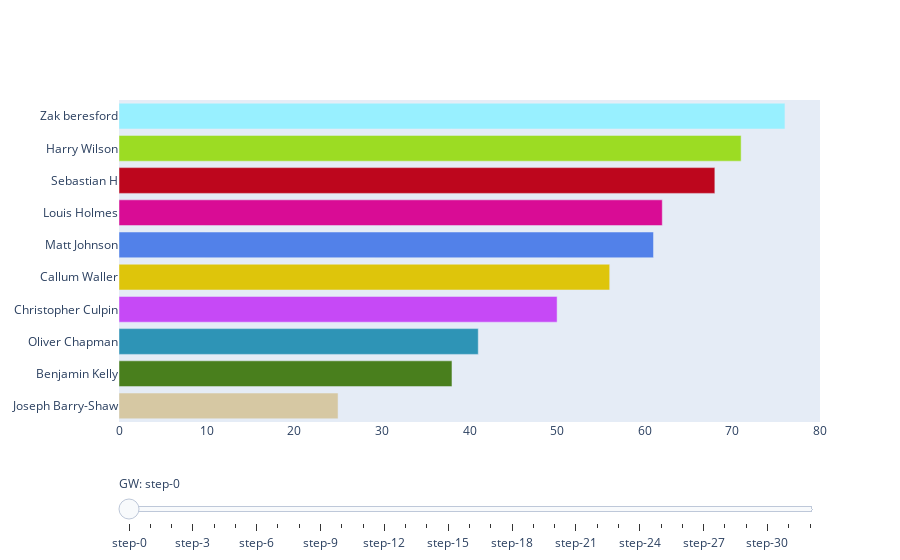

Notebook cell for this chart:
### Code cell
plot_timeseries_bar_by_gw(gameweek_totals_df,colour_dict,team_data_df)

### Figure 1 — Plotly figure (JSON) as saved in the notebook; plotly's stock layout.template omitted (floating-point values rounded to 4 significant figures)
{"data": [{"marker": {"color": ["#D6C8A3", "#497F1D", "#2E94B6", "#C649F6", "#DEC50B", "#5281E9", "#D90C95", "#BD061D", "#9CDC23", "#98F0FF"]}, "orientation": "h", "type": "bar", "visible": true, "x": [25, 38, 41, 50, 56, 61, 62, 68, 71, 76], "y": ["Joseph Barry-Shaw", "Benjamin Kelly", "Oliver Chapman", "Christopher Culpin", "Callum Waller", "Matt Johnson", "Louis Holmes", "Sebastian H", "Harry Wilson", "Zak beresford"]}, {"marker": {"color": ["#D6C8A3", "#497F1D", "#2E94B6", "#BD061D", "#DEC50B", "#C649F6", "#D90C95", "#9CDC23", "#98F0FF", "#5281E9"]}, "orientation": "h", "type": "bar", "visible": false, "x": [62, 80, 94, 96, 100, 101, 107, 114, 119, 128], "y": ["Joseph Barry-Shaw", "Benjamin Kelly", "Oliver Chapman", "Sebastian H", "Callum Waller", "Christopher Culpin", "Louis Holmes", "Harry Wilson", "Zak beresford", "Matt Johnson"]}, {"marker": {"color": ["#D6C8A3", "#BD061D", "#497F1D", "#2E94B6", "#D90C95", "#98F0FF", "#DEC50B", "#5281E9", "#C649F6", "#9CDC23"]}, "orientation": "h", "type": "bar", "visible": false, "x": [94, 121, 121, 128, 139, 145, 151, 152, 158, 160], "y": ["Joseph Barry-Shaw", "Sebastian H", "Benjamin Kelly", "Oliver Chapman", "Louis Holmes", "Zak beresford", "Callum Waller", "Matt Johnson", "Christopher Culpin", "Harry Wilson"]}, {"marker": {"color": ["#D6C8A3", "#497F1D", "#BD061D", "#2E94B6", "#D90C95", "#98F0FF", "#C649F6", "#5281E9", "#9CDC23", "#DEC50B"]}, "orientation": "h", "type": "bar", "visible": false, "x": [143, 166, 196, 198, 200, 209, 224, 226, 234, 237], "y": ["Joseph Barry-Shaw", "Benjamin Kelly", "Sebastian H", "Oliver Chapman", "Louis Holmes", "Zak beresford", "Christopher Culpin", "Matt Johnson", "Harry Wilson", "Callum Waller"]}, {"marker": {"color": ["#D6C8A3", "#497F1D", "#2E94B6", "#BD061D", "#D90C95", "#98F0FF", "#5281E9", "#C649F6", "#DEC50B", "#9CDC23"]}, "orientation": "h", "type": "bar", "visible": false, "x": [180, 211, 242, 251, 254, 255, 265, 268, 277, 292], "y": ["Joseph Barry-Shaw", "Benjamin Kelly", "Oliver Chapman", "Sebastian H", "Louis Holmes", "Zak beresford", "Matt Johnson", "Christopher Culpin", "Callum Waller", "Harry Wilson"]}, {"marker": {"color": ["#D6C8A3", "#497F1D", "#2E94B6", "#C649F6", "#BD061D", "#DEC50B", "#5281E9", "#98F0FF", "#D90C95", "#9CDC23"]}, "orientation": "h", "type": "bar", "visible": false, "x": [237, 284, 288, 301, 304, 323, 331, 337, 354, 370], "y": ["Joseph Barry-Shaw", "Benjamin Kelly", "Oliver Chapman", "Christopher Culpin", "Sebastian H", "Callum Waller", "Matt Johnson", "Zak beresford", "Louis Holmes", "Harry Wilson"]}, {"marker": {"color": ["#D6C8A3", "#C649F6", "#497F1D", "#98F0FF", "#BD061D", "#2E94B6", "#DEC50B", "#5281E9", "#9CDC23", "#D90C95"]}, "orientation": "h", "type": "bar", "visible": false, "x": [308, 331, 332, 341, 354, 362, 367, 396, 404, 412], "y": ["Joseph Barry-Shaw", "Christopher Culpin", "Benjamin Kelly", "Zak beresford", "Sebastian H", "Oliver Chapman", "Callum Waller", "Matt Johnson", "Harry Wilson", "Louis Holmes"]}, {"marker": {"color": ["#D6C8A3", "#C649F6", "#497F1D", "#98F0FF", "#2E94B6", "#BD061D", "#DEC50B", "#5281E9", "#9CDC23", "#D90C95"]}, "orientation": "h", "type": "bar", "visible": false, "x": [372, 378, 380, 390, 393, 401, 409, 440, 452, 469], "y": ["Joseph Barry-Shaw", "Christopher Culpin", "Benjamin Kelly", "Zak beresford", "Oliver Chapman", "Sebastian H", "Callum Waller", "Matt Johnson", "Harry Wilson", "Louis Holmes"]}, {"marker": {"color": ["#D6C8A3", "#DEC50B", "#497F1D", "#BD061D", "#C649F6", "#98F0FF", "#2E94B6", "#9CDC23", "#5281E9", "#D90C95"]}, "orientation": "h", "type": "bar", "visible": false, "x": [437, 444, 447, 452, 453, 455, 463, 504, 509, 550], "y": ["Joseph Barry-Shaw", "Callum Waller", "Benjamin Kelly", "Sebastian H", "Christopher Culpin", "Zak beresford", "Oliver Chapman", "Harry Wilson", "Matt Johnson", "Louis Holmes"]}, {"marker": {"color": ["#D6C8A3", "#497F1D", "#98F0FF", "#C649F6", "#DEC50B", "#BD061D", "#9CDC23", "#2E94B6", "#5281E9", "#D90C95"]}, "orientation": "h", "type": "bar", "visible": false, "x": [482, 504, 520, 533, 538, 548, 554, 561, 581, 620], "y": ["Joseph Barry-Shaw", "Benjamin Kelly", "Zak beresford", "Christopher Culpin", "Callum Waller", "Sebastian H", "Harry Wilson", "Oliver Chapman", "Matt Johnson", "Louis Holmes"]}, {"marker": {"color": ["#D6C8A3", "#497F1D", "#98F0FF", "#DEC50B", "#C649F6", "#BD061D", "#9CDC23", "#2E94B6", "#5281E9", "#D90C95"]}, "orientation": "h", "type": "bar", "visible": false, "x": [517, 544, 556, 561, 578, 581, 587, 589, 600, 657], "y": ["Joseph Barry-Shaw", "Benjamin Kelly", "Zak beresford", "Callum Waller", "Christopher Culpin", "Sebastian H", "Harry Wilson", "Oliver Chapman", "Matt Johnson", "Louis Holmes"]}, {"marker": {"color": ["#D6C8A3", "#98F0FF", "#497F1D", "#DEC50B", "#C649F6", "#BD061D", "#2E94B6", "#5281E9", "#9CDC23", "#D90C95"]}, "orientation": "h", "type": "bar", "visible": false, "x": [557, 576, 604, 620, 639, 646, 649, 653, 658, 716], "y": ["Joseph Barry-Shaw", "Zak beresford", "Benjamin Kelly", "Callum Waller", "Christopher Culpin", "Sebastian H", "Oliver Chapman", "Matt Johnson", "Harry Wilson", "Louis Holmes"]}, {"marker": {"color": ["#D6C8A3", "#98F0FF", "#497F1D", "#DEC50B", "#2E94B6", "#BD061D", "#5281E9", "#C649F6", "#9CDC23", "#D90C95"]}, "orientation": "h", "type": "bar", "visible": false, "x": [598, 625, 656, 658, 684, 691, 694, 701, 726, 773], "y": ["Joseph Barry-Shaw", "Zak beresford", "Benjamin Kelly", "Callum Waller", "Oliver Chapman", "Sebastian H", "Matt Johnson", "Christopher Culpin", "Harry Wilson", "Louis Holmes"]}, {"marker": {"color": ["#D6C8A3", "#98F0FF", "#DEC50B", "#497F1D", "#C649F6", "#2E94B6", "#BD061D", "#5281E9", "#9CDC23", "#D90C95"]}, "orientation": "h", "type": "bar", "visible": false, "x": [673, 677, 694, 716, 734, 737, 737, 757, 769, 841], "y": ["Joseph Barry-Shaw", "Zak beresford", "Callum Waller", "Benjamin Kelly", "Christopher Culpin", "Oliver Chapman", "Sebastian H", "Matt Johnson", "Harry Wilson", "Louis Holmes"]}, {"marker": {"color": ["#98F0FF", "#D6C8A3", "#DEC50B", "#C649F6", "#497F1D", "#2E94B6", "#BD061D", "#5281E9", "#9CDC23", "#D90C95"]}, "orientation": "h", "type": "bar", "visible": false, "x": [704, 714, 721, 761, 776, 778, 789, 790, 810, 867], "y": ["Zak beresford", "Joseph Barry-Shaw", "Callum Waller", "Christopher Culpin", "Benjamin Kelly", "Oliver Chapman", "Sebastian H", "Matt Johnson", "Harry Wilson", "Louis Holmes"]}, {"marker": {"color": ["#98F0FF", "#D6C8A3", "#DEC50B", "#C649F6", "#2E94B6", "#BD061D", "#5281E9", "#9CDC23", "#497F1D", "#D90C95"]}, "orientation": "h", "type": "bar", "visible": false, "x": [723, 732, 741, 801, 807, 821, 828, 833, 833, 910], "y": ["Zak beresford", "Joseph Barry-Shaw", "Callum Waller", "Christopher Culpin", "Oliver Chapman", "Sebastian H", "Matt Johnson", "Harry Wilson", "Benjamin Kelly", "Louis Holmes"]}, {"marker": {"color": ["#DEC50B", "#D6C8A3", "#98F0FF", "#C649F6", "#2E94B6", "#5281E9", "#9CDC23", "#BD061D", "#497F1D", "#D90C95"]}, "orientation": "h", "type": "bar", "visible": false, "x": [773, 783, 783, 834, 865, 870, 872, 876, 876, 943], "y": ["Callum Waller", "Joseph Barry-Shaw", "Zak beresford", "Christopher Culpin", "Oliver Chapman", "Matt Johnson", "Harry Wilson", "Sebastian H", "Benjamin Kelly", "Louis Holmes"]}, {"marker": {"color": ["#DEC50B", "#D6C8A3", "#98F0FF", "#C649F6", "#5281E9", "#497F1D", "#2E94B6", "#BD061D", "#9CDC23", "#D90C95"]}, "orientation": "h", "type": "bar", "visible": false, "x": [809, 824, 828, 864, 908, 917, 923, 924, 935, 991], "y": ["Callum Waller", "Joseph Barry-Shaw", "Zak beresford", "Christopher Culpin", "Matt Johnson", "Benjamin Kelly", "Oliver Chapman", "Sebastian H", "Harry Wilson", "Louis Holmes"]}, {"marker": {"color": ["#DEC50B", "#D6C8A3", "#98F0FF", "#C649F6", "#497F1D", "#5281E9", "#2E94B6", "#9CDC23", "#BD061D", "#D90C95"]}, "orientation": "h", "type": "bar", "visible": false, "x": [862, 865, 865, 911, 947, 954, 963, 973, 980, 1028], "y": ["Callum Waller", "Joseph Barry-Shaw", "Zak beresford", "Christopher Culpin", "Benjamin Kelly", "Matt Johnson", "Oliver Chapman", "Harry Wilson", "Sebastian H", "Louis Holmes"]}, {"marker": {"color": ["#DEC50B", "#D6C8A3", "#98F0FF", "#C649F6", "#5281E9", "#497F1D", "#BD061D", "#9CDC23", "#2E94B6", "#D90C95"]}, "orientation": "h", "type": "bar", "visible": false, "x": [909, 917, 939, 953, 1016, 1020, 1032, 1039, 1040, 1104], "y": ["Callum Waller", "Joseph Barry-Shaw", "Zak beresford", "Christopher Culpin", "Matt Johnson", "Benjamin Kelly", "Sebastian H", "Harry Wilson", "Oliver Chapman", "Louis Holmes"]}, {"marker": {"color": ["#DEC50B", "#D6C8A3", "#98F0FF", "#C649F6", "#497F1D", "#5281E9", "#BD061D", "#9CDC23", "#2E94B6", "#D90C95"]}, "orientation": "h", "type": "bar", "visible": false, "x": [952, 959, 991, 1005, 1043, 1045, 1085, 1092, 1110, 1133], "y": ["Callum Waller", "Joseph Barry-Shaw", "Zak beresford", "Christopher Culpin", "Benjamin Kelly", "Matt Johnson", "Sebastian H", "Harry Wilson", "Oliver Chapman", "Louis Holmes"]}, {"marker": {"color": ["#DEC50B", "#D6C8A3", "#98F0FF", "#C649F6", "#497F1D", "#5281E9", "#9CDC23", "#BD061D", "#D90C95", "#2E94B6"]}, "orientation": "h", "type": "bar", "visible": false, "x": [994, 1020, 1040, 1056, 1095, 1126, 1148, 1155, 1183, 1183], "y": ["Callum Waller", "Joseph Barry-Shaw", "Zak beresford", "Christopher Culpin", "Benjamin Kelly", "Matt Johnson", "Harry Wilson", "Sebastian H", "Louis Holmes", "Oliver Chapman"]}, {"marker": {"color": ["#DEC50B", "#98F0FF", "#C649F6", "#D6C8A3", "#497F1D", "#5281E9", "#BD061D", "#9CDC23", "#D90C95", "#2E94B6"]}, "orientation": "h", "type": "bar", "visible": false, "x": [1030, 1092, 1110, 1114, 1157, 1172, 1197, 1203, 1262, 1263], "y": ["Callum Waller", "Zak beresford", "Christopher Culpin", "Joseph Barry-Shaw", "Benjamin Kelly", "Matt Johnson", "Sebastian H", "Harry Wilson", "Louis Holmes", "Oliver Chapman"]}, {"marker": {"color": ["#DEC50B", "#98F0FF", "#D6C8A3", "#C649F6", "#497F1D", "#5281E9", "#BD061D", "#9CDC23", "#D90C95", "#2E94B6"]}, "orientation": "h", "type": "bar", "visible": false, "x": [1086, 1157, 1188, 1191, 1217, 1232, 1249, 1265, 1332, 1341], "y": ["Callum Waller", "Zak beresford", "Joseph Barry-Shaw", "Christopher Culpin", "Benjamin Kelly", "Matt Johnson", "Sebastian H", "Harry Wilson", "Louis Holmes", "Oliver Chapman"]}, {"marker": {"color": ["#DEC50B", "#98F0FF", "#D6C8A3", "#497F1D", "#C649F6", "#5281E9", "#BD061D", "#9CDC23", "#2E94B6", "#D90C95"]}, "orientation": "h", "type": "bar", "visible": false, "x": [1145, 1229, 1263, 1281, 1283, 1288, 1329, 1335, 1399, 1424], "y": ["Callum Waller", "Zak beresford", "Joseph Barry-Shaw", "Benjamin Kelly", "Christopher Culpin", "Matt Johnson", "Sebastian H", "Harry Wilson", "Oliver Chapman", "Louis Holmes"]}, {"marker": {"color": ["#DEC50B", "#98F0FF", "#497F1D", "#C649F6", "#D6C8A3", "#5281E9", "#BD061D", "#9CDC23", "#2E94B6", "#D90C95"]}, "orientation": "h", "type": "bar", "visible": false, "x": [1192, 1261, 1309, 1322, 1324, 1326, 1360, 1371, 1436, 1453], "y": ["Callum Waller", "Zak beresford", "Benjamin Kelly", "Christopher Culpin", "Joseph Barry-Shaw", "Matt Johnson", "Sebastian H", "Harry Wilson", "Oliver Chapman", "Louis Holmes"]}, {"marker": {"color": ["#DEC50B", "#98F0FF", "#497F1D", "#C649F6", "#5281E9", "#D6C8A3", "#BD061D", "#9CDC23", "#2E94B6", "#D90C95"]}, "orientation": "h", "type": "bar", "visible": false, "x": [1259, 1309, 1366, 1377, 1400, 1406, 1413, 1424, 1495, 1508], "y": ["Callum Waller", "Zak beresford", "Benjamin Kelly", "Christopher Culpin", "Matt Johnson", "Joseph Barry-Shaw", "Sebastian H", "Harry Wilson", "Oliver Chapman", "Louis Holmes"]}, {"marker": {"color": ["#DEC50B", "#98F0FF", "#C649F6", "#497F1D", "#5281E9", "#D6C8A3", "#BD061D", "#9CDC23", "#2E94B6", "#D90C95"]}, "orientation": "h", "type": "bar", "visible": false, "x": [1304, 1367, 1419, 1423, 1453, 1454, 1459, 1473, 1540, 1554], "y": ["Callum Waller", "Zak beresford", "Christopher Culpin", "Benjamin Kelly", "Matt Johnson", "Joseph Barry-Shaw", "Sebastian H", "Harry Wilson", "Oliver Chapman", "Louis Holmes"]}, {"marker": {"color": ["#DEC50B", "#98F0FF", "#C649F6", "#497F1D", "#D6C8A3", "#5281E9", "#BD061D", "#9CDC23", "#2E94B6", "#D90C95"]}, "orientation": "h", "type": "bar", "visible": false, "x": [1320, 1372, 1420, 1440, 1466, 1474, 1478, 1509, 1550, 1570], "y": ["Callum Waller", "Zak beresford", "Christopher Culpin", "Benjamin Kelly", "Joseph Barry-Shaw", "Matt Johnson", "Sebastian H", "Harry Wilson", "Oliver Chapman", "Louis Holmes"]}, {"marker": {"color": ["#DEC50B", "#98F0FF", "#C649F6", "#497F1D", "#D6C8A3", "#5281E9", "#BD061D", "#9CDC23", "#2E94B6", "#D90C95"]}, "orientation": "h", "type": "bar", "visible": false, "x": [1379, 1433, 1457, 1497, 1522, 1527, 1543, 1558, 1621, 1643], "y": ["Callum Waller", "Zak beresford", "Christopher Culpin", "Benjamin Kelly", "Joseph Barry-Shaw", "Matt Johnson", "Sebastian H", "Harry Wilson", "Oliver Chapman", "Louis Holmes"]}, {"marker": {"color": ["#DEC50B", "#98F0FF", "#C649F6", "#497F1D", "#5281E9", "#D6C8A3", "#BD061D", "#9CDC23", "#2E94B6", "#D90C95"]}, "orientation": "h", "type": "bar", "visible": false, "x": [1421, 1502, 1507, 1544, 1556, 1583, 1617, 1626, 1665, 1721], "y": ["Callum Waller", "Zak beresford", "Christopher Culpin", "Benjamin Kelly", "Matt Johnson", "Joseph Barry-Shaw", "Sebastian H", "Harry Wilson", "Oliver Chapman", "Louis Holmes"]}, {"marker": {"color": ["#DEC50B", "#98F0FF", "#C649F6", "#497F1D", "#D6C8A3", "#5281E9", "#BD061D", "#9CDC23", "#2E94B6", "#D90C95"]}, "orientation": "h", "type": "bar", "visible": false, "x": [1490, 1563, 1579, 1589, 1636, 1659, 1675, 1695, 1719, 1774], "y": ["Callum Waller", "Zak beresford", "Christopher Culpin", "Benjamin Kelly", "Joseph Barry-Shaw", "Matt Johnson", "Sebastian H", "Harry Wilson", "Oliver Chapman", "Louis Holmes"]}, {"marker": {"color": ["#DEC50B", "#98F0FF", "#497F1D", "#C649F6", "#D6C8A3", "#5281E9", "#BD061D", "#9CDC23", "#2E94B6", "#D90C95"]}, "orientation": "h", "type": "bar", "visible": false, "x": [1511, 1588, 1623, 1631, 1690, 1709, 1716, 1745, 1758, 1813], "y": ["Callum Waller", "Zak beresford", "Benjamin Kelly", "Christopher Culpin", "Joseph Barry-Shaw", "Matt Johnson", "Sebastian H", "Harry Wilson", "Oliver Chapman", "Louis Holmes"]}], "layout": {"sliders": [{"active": 0, "currentvalue": {"prefix": "GW: "}, "pad": {"t": 50}, "steps": [{"args": [{"visible": [true, false, false, false, false, false, false, false, false, false, false, false, false, false, false, false, false, false, false, false, false, false, false, false, false, false, false, false, false, false, false, false, false]}, {"title": "Total by week: 1"}], "method": "update"}, {"args": [{"visible": [false, true, false, false, false, false, false, false, false, false, false, false, false, false, false, false, false, false, false, false, false, false, false, false, false, false, false, false, false, false, false, false, false]}, {"title": "Total by week: 2"}], "method": "update"}, {"args": [{"visible": [false, false, true, false, false, false, false, false, false, false, false, false, false, false, false, false, false, false, false, false, false, false, false, false, false, false, false, false, false, false, false, false, false]}, {"title": "Total by week: 3"}], "method": "update"}, {"args": [{"visible": [false, false, false, true, false, false, false, false, false, false, false, false, false, false, false, false, false, false, false, false, false, false, false, false, false, false, false, false, false, false, false, false, false]}, {"title": "Total by week: 4"}], "method": "update"}, {"args": [{"visible": [false, false, false, false, true, false, false, false, false, false, false, false, false, false, false, false, false, false, false, false, false, false, false, false, false, false, false, false, false, false, false, false, false]}, {"title": "Total by week: 5"}], "method": "update"}, {"args": [{"visible": [false, false, false, false, false, true, false, false, false, false, false, false, false, false, false, false, false, false, false, false, false, false, false, false, false, false, false, false, false, false, false, false, false]}, {"title": "Total by week: 6"}], "method": "update"}, {"args": [{"visible": [false, false, false, false, false, false, true, false, false, false, false, false, false, false, false, false, false, false, false, false, false, false, false, false, false, false, false, false, false, false, false, false, false]}, {"title": "Total by week: 7"}], "method": "update"}, {"args": [{"visible": [false, false, false, false, false, false, false, true, false, false, false, false, false, false, false, false, false, false, false, false, false, false, false, false, false, false, false, false, false, false, false, false, false]}, {"title": "Total by week: 8"}], "method": "update"}, {"args": [{"visible": [false, false, false, false, false, false, false, false, true, false, false, false, false, false, false, false, false, false, false, false, false, false, false, false, false, false, false, false, false, false, false, false, false]}, {"title": "Total by week: 9"}], "method": "update"}, {"args": [{"visible": [false, false, false, false, false, false, false, false, false, true, false, false, false, false, false, false, false, false, false, false, false, false, false, false, false, false, false, false, false, false, false, false, false]}, {"title": "Total by week: 10"}], "method": "update"}, {"args": [{"visible": [false, false, false, false, false, false, false, false, false, false, true, false, false, false, false, false, false, false, false, false, false, false, false, false, false, false, false, false, false, false, false, false, false]}, {"title": "Total by week: 11"}], "method": "update"}, {"args": [{"visible": [false, false, false, false, false, false, false, false, false, false, false, true, false, false, false, false, false, false, false, false, false, false, false, false, false, false, false, false, false, false, false, false, false]}, {"title": "Total by week: 12"}], "method": "update"}, {"args": [{"visible": [false, false, false, false, false, false, false, false, false, false, false, false, true, false, false, false, false, false, false, false, false, false, false, false, false, false, false, false, false, false, false, false, false]}, {"title": "Total by week: 13"}], "method": "update"}, {"args": [{"visible": [false, false, false, false, false, false, false, false, false, false, false, false, false, true, false, false, false, false, false, false, false, false, false, false, false, false, false, false, false, false, false, false, false]}, {"title": "Total by week: 14"}], "method": "update"}, {"args": [{"visible": [false, false, false, false, false, false, false, false, false, false, false, false, false, false, true, false, false, false, false, false, false, false, false, false, false, false, false, false, false, false, false, false, false]}, {"title": "Total by week: 15"}], "method": "update"}, {"args": [{"visible": [false, false, false, false, false, false, false, false, false, false, false, false, false, false, false, true, false, false, false, false, false, false, false, false, false, false, false, false, false, false, false, false, false]}, {"title": "Total by week: 16"}], "method": "update"}, {"args": [{"visible": [false, false, false, false, false, false, false, false, false, false, false, false, false, false, false, false, true, false, false, false, false, false, false, false, false, false, false, false, false, false, false, false, false]}, {"title": "Total by week: 17"}], "method": "update"}, {"args": [{"visible": [false, false, false, false, false, false, false, false, false, false, false, false, false, false, false, false, false, true, false, false, false, false, false, false, false, false, false, false, false, false, false, false, false]}, {"title": "Total by week: 18"}], "method": "update"}, {"args": [{"visible": [false, false, false, false, false, false, false, false, false, false, false, false, false, false, false, false, false, false, true, false, false, false, false, false, false, false, false, false, false, false, false, false, false]}, {"title": "Total by week: 19"}], "method": "update"}, {"args": [{"visible": [false, false, false, false, false, false, false, false, false, false, false, false, false, false, false, false, false, false, false, true, false, false, false, false, false, false, false, false, false, false, false, false, false]}, {"title": "Total by week: 20"}], "method": "update"}, {"args": [{"visible": [false, false, false, false, false, false, false, false, false, false, false, false, false, false, false, false, false, false, false, false, true, false, false, false, false, false, false, false, false, false, false, false, false]}, {"title": "Total by week: 21"}], "method": "update"}, {"args": [{"visible": [false, false, false, false, false, false, false, false, false, false, false, false, false, false, false, false, false, false, false, false, false, true, false, false, false, false, false, false, false, false, false, false, false]}, {"title": "Total by week: 22"}], "method": "update"}, {"args": [{"visible": [false, false, false, false, false, false, false, false, false, false, false, false, false, false, false, false, false, false, false, false, false, false, true, false, false, false, false, false, false, false, false, false, false]}, {"title": "Total by week: 23"}], "method": "update"}, {"args": [{"visible": [false, false, false, false, false, false, false, false, false, false, false, false, false, false, false, false, false, false, false, false, false, false, false, true, false, false, false, false, false, false, false, false, false]}, {"title": "Total by week: 24"}], "method": "update"}, {"args": [{"visible": [false, false, false, false, false, false, false, false, false, false, false, false, false, false, false, false, false, false, false, false, false, false, false, false, true, false, false, false, false, false, false, false, false]}, {"title": "Total by week: 25"}], "method": "update"}, {"args": [{"visible": [false, false, false, false, false, false, false, false, false, false, false, false, false, false, false, false, false, false, false, false, false, false, false, false, false, true, false, false, false, false, false, false, false]}, {"title": "Total by week: 26"}], "method": "update"}, {"args": [{"visible": [false, false, false, false, false, false, false, false, false, false, false, false, false, false, false, false, false, false, false, false, false, false, false, false, false, false, true, false, false, false, false, false, false]}, {"title": "Total by week: 27"}], "method": "update"}, {"args": [{"visible": [false, false, false, false, false, false, false, false, false, false, false, false, false, false, false, false, false, false, false, false, false, false, false, false, false, false, false, true, false, false, false, false, false]}, {"title": "Total by week: 28"}], "method": "update"}, {"args": [{"visible": [false, false, false, false, false, false, false, false, false, false, false, false, false, false, false, false, false, false, false, false, false, false, false, false, false, false, false, false, true, false, false, false, false]}, {"title": "Total by week: 29"}], "method": "update"}, {"args": [{"visible": [false, false, false, false, false, false, false, false, false, false, false, false, false, false, false, false, false, false, false, false, false, false, false, false, false, false, false, false, false, true, false, false, false]}, {"title": "Total by week: 30"}], "method": "update"}, {"args": [{"visible": [false, false, false, false, false, false, false, false, false, false, false, false, false, false, false, false, false, false, false, false, false, false, false, false, false, false, false, false, false, false, true, false, false]}, {"title": "Total by week: 31"}], "method": "update"}, {"args": [{"visible": [false, false, false, false, false, false, false, false, false, false, false, false, false, false, false, false, false, false, false, false, false, false, false, false, false, false, false, false, false, false, false, true, false]}, {"title": "Total by week: 32"}], "method": "update"}, {"args": [{"visible": [false, false, false, false, false, false, false, false, false, false, false, false, false, false, false, false, false, false, false, false, false, false, false, false, false, false, false, false, false, false, false, false, true]}, {"title": "Total by week: 33"}], "method": "update"}]}]}}
